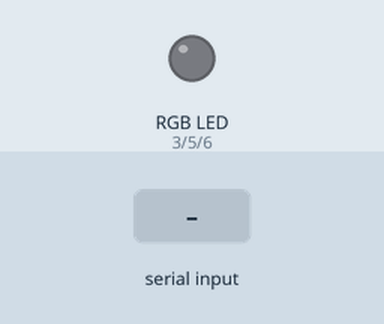
This sketch was run on a simulated Arduino Uno, built with avr-gcc and run on an emulated ATmega328P. On the bench: an RGB LED mixed from three pins (HIGH = lit). Inputs (shaded band) come from the test bench. What the sketch prints to the serial monitor is not drawn.

Above: at 1.2 s.
1.3 s: "90,45\n" received over Serial
At 1.45 s:
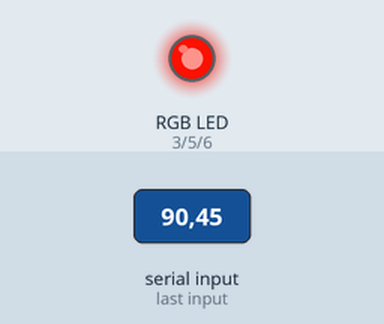
4.3 s: "30,150\n" received over Serial
5.8 s: "2\n" received over Serial
At 6.5 s:
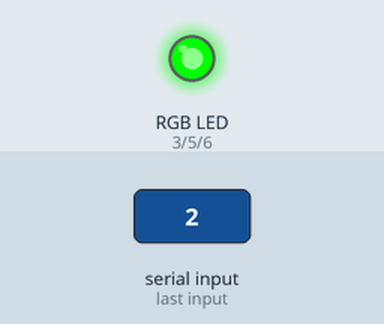
7.3 s: "1\n" received over Serial
At 7.7 s:
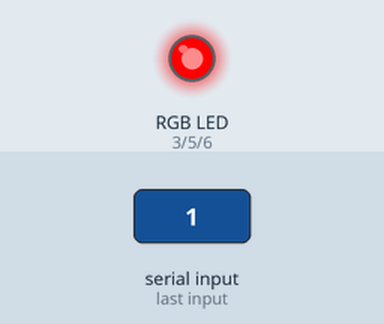
8.8 s: "3\n" received over Serial
At 10.0 s:
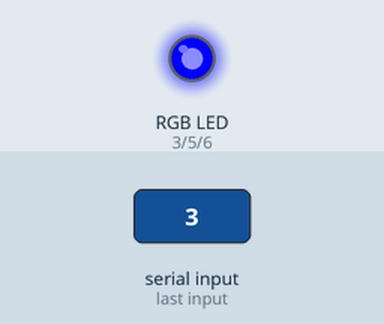
10.3 s: "4\n" received over Serial
At 11.2 s:
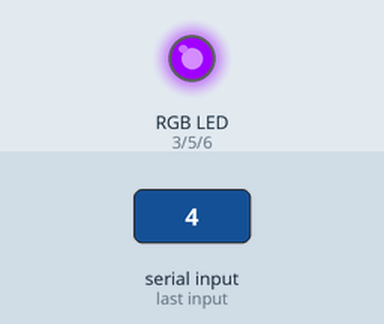
Timing chart, 0 to 12.8 s (numbered marks = the images above; inputs shaded):
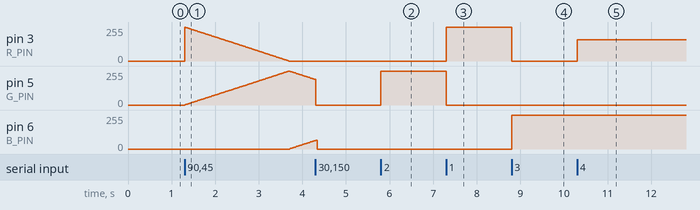

Measured:
- after the input at 1.3 s, pin 5 (G_PIN): rises from 0/255 to 255/255 in 2.4 s, then falls to 192/255 in 0.60 s; pin 6 (B_PIN): moves from 0/255 to 63/255 over 0.58 s, starting after 2.4 s
- after the input at 5.8 s, pin 5 (G_PIN): 0/255 → 255/255 at once
- after the input at 7.3 s, pin 3 (R_PIN): 0/255 → 255/255 at once; pin 5 (G_PIN): 255/255 → 0/255 at once
- after the input at 8.8 s, pin 3 (R_PIN): 255/255 → 0/255 at once; pin 6 (B_PIN): 0/255 → 255/255 at once
- after the input at 10.3 s, pin 3 (R_PIN): 0/255 → 160/255 at once

The sketch:

project_mood.ino
```cpp
// 🌈 프로젝트 D: 손으로 바꾸는 무드등 (RGB LED: 빨강 3번, 초록 5번, 파랑 6번 핀)
//    0 = 끄기, 1 = 빨강, 2 = 초록, 3 = 파랑, 4 = 보라, 5 = 무지개
const int R_PIN = 3;       // RGB LED 빨강 다리 (220Ω 저항 거쳐서)
const int G_PIN = 5;       // RGB LED 초록 다리
const int B_PIN = 6;       // RGB LED 파랑 다리
const bool COMMON_ANODE = false;  // 가장 긴 다리를 5V에 꽂는 '공통 양극형'이면 true로 변경

int mode = 0;                 // 지금 모드 (받은 숫자)
int hue = 0;                  // 무지개 색 위치 (0~359)
unsigned long lastTime = 0;   // 마지막으로 색을 바꾼 시각

// 빨강·초록·파랑 밝기(0~255)로 색 만들기
void setColor(int r, int g, int b) {
  if (COMMON_ANODE) {         // 공통 양극형은 밝기를 거꾸로 적용
    r = 255 - r;
    g = 255 - g;
    b = 255 - b;
  }
  analogWrite(R_PIN, r);
  analogWrite(G_PIN, g);
  analogWrite(B_PIN, b);
}

// 무지개 색 계산: 색 위치(0~359) → 빨강 → 초록 → 파랑 → 다시 빨강
void rainbow(int h) {
  int x = h % 120;            // 120 구간 안에서의 위치 (0~119)
  int up = x * 255 / 120;     // 점점 커지는 값 0 → 255
  int down = 255 - up;        // 점점 작아지는 값 255 → 0
  if (h < 120) {
    setColor(down, up, 0);    // 빨강 → 초록
  } else if (h < 240) {
    setColor(0, down, up);    // 초록 → 파랑
  } else {
    setColor(up, 0, down);    // 파랑 → 빨강
  }
}

void setup() {
  Serial.begin(9600);         // 컴퓨터와 대화 시작 (속도 9600)
  pinMode(R_PIN, OUTPUT);
  pinMode(G_PIN, OUTPUT);
  pinMode(B_PIN, OUTPUT);
  setColor(0, 0, 0);          // 처음에는 끄기
  Serial.println("무드등 준비 완료: 0~5 숫자 입력");
}

void loop() {
  if (Serial.available() > 0) {
    char c = Serial.read();
    if (c >= '0' && c <= '5') {
      mode = c - '0';
      if (mode == 0) setColor(0, 0, 0);       // 끄기
      if (mode == 1) setColor(255, 0, 0);     // 빨강
      if (mode == 2) setColor(0, 255, 0);     // 초록
      if (mode == 3) setColor(0, 0, 255);     // 파랑
      if (mode == 4) setColor(160, 0, 255);   // 보라
      Serial.print("색 모드: ");
      Serial.println(mode);
    }
  }

  // 무지개 모드: 0.02초마다 색을 조금씩 바꾸기 (delay 대신 millis 사용)
  if (mode == 5 && millis() - lastTime >= 20) {
    lastTime = millis();
    hue = hue + 1;
    if (hue >= 360) hue = 0;
    rainbow(hue);
  }
}
```
